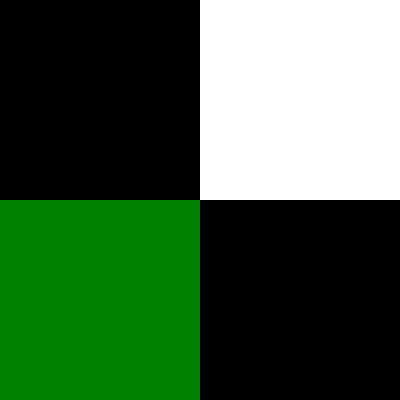
#> input picture images/1.png, 400 x 400 px
$ python segmentation.py
#> lines starting #> are read from the running program, lines starting #| are printed output that depends on the picture; after the words box and inside, x2 and y2 are one past the last pixel; in counts of white or black regions, pixels touching at a corner belong together; long printed decimals are rounded
import matplotlib.pyplot as plt
import matplotlib
matplotlib.use('TkAgg')
import numpy as np

from skimage import io

from skimage.data import astronaut, chelsea
from skimage import measure
from skimage.color import rgb2gray, label2rgb
from skimage.filters import sobel
from skimage.segmentation import felzenszwalb, slic, quickshift, watershed
from skimage.segmentation import mark_boundaries
from skimage.util import img_as_float

# img = img_as_float(astronaut()[::2, ::2])
img = img_as_float(io.imread("images/1.png"))
segments_fz = felzenszwalb(img, scale=100, sigma=0.5, min_size=50)
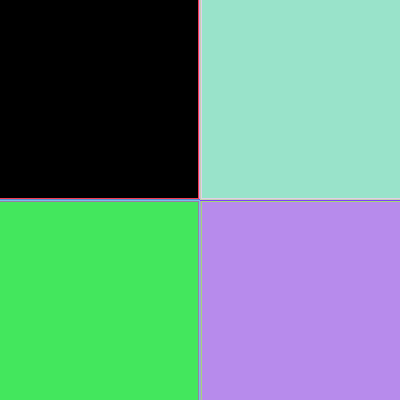
#> segments_fz: shape (400, 400) int64; 14 distinct labels, from 0 to 13; one colour per label, 0 black
segments_slic = slic(img, n_segments=4, compactness=10, sigma=1,
                     start_label=1)
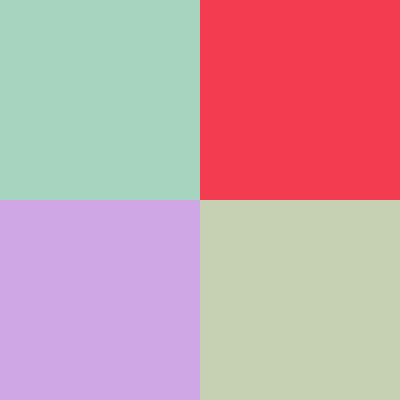
#> segments_slic: shape (400, 400) int64; 4 distinct labels, from 1 to 4; one colour per label, 0 black
# np.set_printoptions(threshold=np.inf)
print(segments_slic)
#> (printed output is left out)
# superpixels = label2rgb(segments_slic, img, kind='avg')
regions = measure.regionprops(segments_slic, intensity_image=img)
#> regions = 4 regions; box (x1, y1, x2, y2) and area: (0, 0, 200, 200) 40000, (200, 0, 400, 200) 40000, (0, 200, 200, 400) 40000, (200, 200, 400, 400) 40000
for region in regions:
    print(region.mean_intensity)
#> this loop made 4 passes
#| [0. 0. 0.]
#| [1. 1. 1.]
#| [0.         0.502 0.        ]
#| [0. 0. 0.]
# np.savetxt("filename.txt",segments_slic, fmt='%d')
segments_quick = quickshift(img, kernel_size=3, max_dist=6, ratio=0.5)
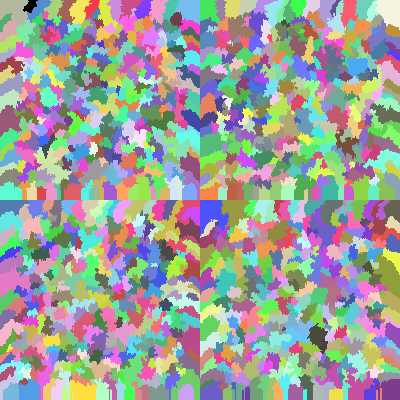
#> segments_quick: shape (400, 400) int64; 1252 distinct labels, from 0 to 1251; one colour per label, 0 black

gradient = sobel(rgb2gray(img))
segments_watershed = watershed(gradient, markers=250, compactness=0.001)
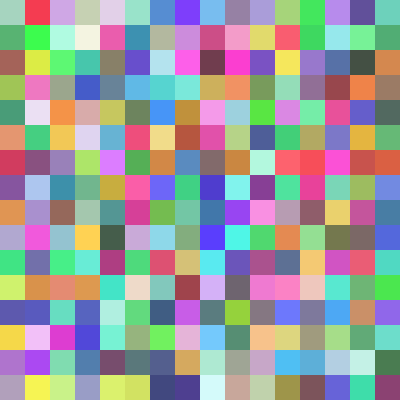
#> segments_watershed: shape (400, 400) int64; 256 distinct labels, from 1 to 256; one colour per label, 0 black

print(f"Felzenszwalb number of segments: {len(np.unique(segments_fz))}")
#| Felzenszwalb number of segments: 14
print(f"SLIC number of segments: {len(np.unique(segments_slic))}")
#| SLIC number of segments: 4
print(f"Quickshift number of segments: {len(np.unique(segments_quick))}")
#| Quickshift number of segments: 1252

fig, ax = plt.subplots(2, 2, figsize=(10, 10), sharex=True, sharey=True)

ax[0, 0].imshow(mark_boundaries(img, segments_fz))
ax[0, 0].set_title("Felzenszwalbs's method")
ax[0, 1].imshow(mark_boundaries(img, segments_slic))
ax[0, 1].set_title('SLIC')
ax[1, 0].imshow(mark_boundaries(img, segments_quick))
ax[1, 0].set_title('Quickshift')
ax[1, 1].imshow(mark_boundaries(img, segments_watershed))
ax[1, 1].set_title('Compact watershed')

for a in ax.ravel():
    a.set_axis_off()

plt.tight_layout()
plt.show()
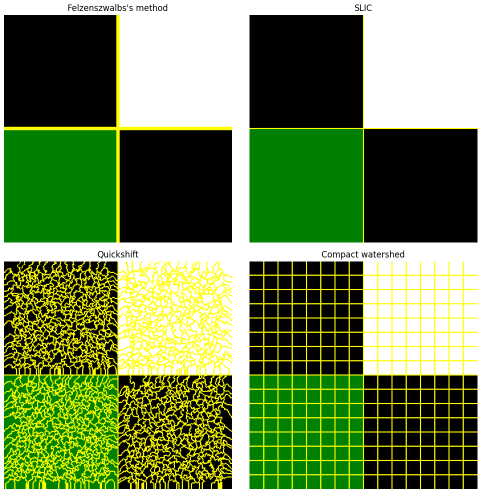
#> figure drawn by matplotlib, 4 panels
